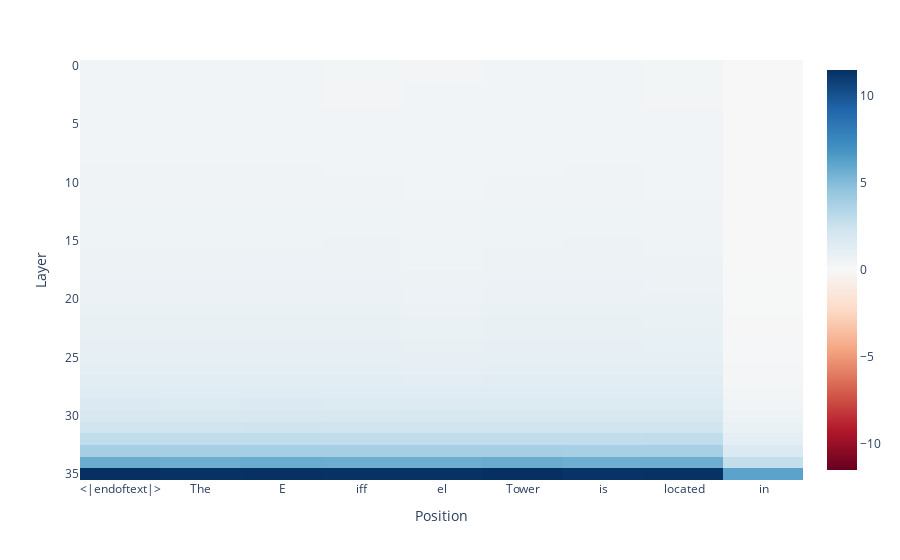

Notebook code for this chart:
### Code cell
plot_sum_of_contributions_minus_ref_avg(total_direct_effect_mle, mle_direct_effect_ref)

### Figure 1 — Plotly figure (JSON) as saved in the notebook; plotly's stock layout.template omitted (floating-point values rounded to 4 significant figures; data arrays with more than 128 entries replaced by an {"elided": "..."} marker saying what was removed)
{"data": [{"coloraxis": "coloraxis", "hovertemplate": "Position: %{x}<br>Layer: %{y}<br>color: %{z}<extra></extra>", "name": "0", "type": "heatmap", "x": ["<|endoftext|>", "The", " E", "iff", "el", " Tower", " is", " located", " in"], "xaxis": "x", "yaxis": "y", "z": {"elided": "36x9 float values"}}], "layout": {"autosize": true, "coloraxis": {"cmid": 0, "colorscale": [[0, "rgb(103,0,31)"], [0.1, "rgb(178,24,43)"], [0.2, "rgb(214,96,77)"], [0.3, "rgb(244,165,130)"], [0.4, "rgb(253,219,199)"], [0.5, "rgb(247,247,247)"], [0.6, "rgb(209,229,240)"], [0.7, "rgb(146,197,222)"], [0.8, "rgb(67,147,195)"], [0.9, "rgb(33,102,172)"], [1, "rgb(5,48,97)"]]}, "margin": {"t": 60}, "xaxis": {"anchor": "y", "autorange": true, "constrain": "domain", "domain": [0, 1], "range": [-0.5, 8.5], "scaleanchor": "y", "title": {"text": "Position"}, "type": "category"}, "yaxis": {"anchor": "x", "autorange": true, "constrain": "domain", "domain": [0, 1], "range": [35.5, -0.5], "title": {"text": "Layer"}}}}
